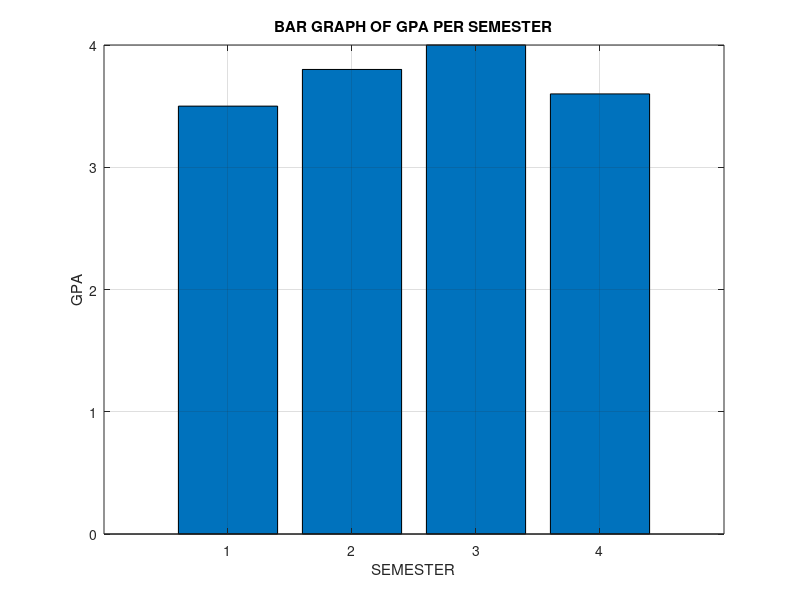
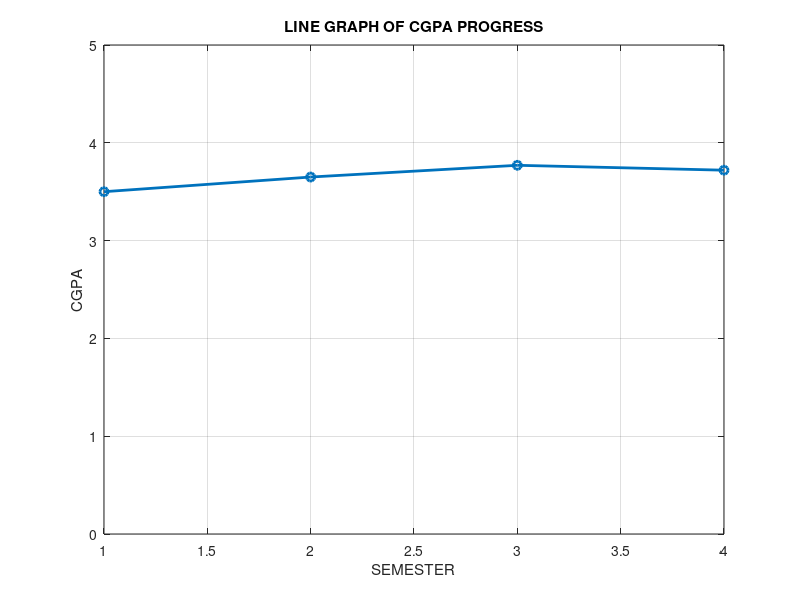
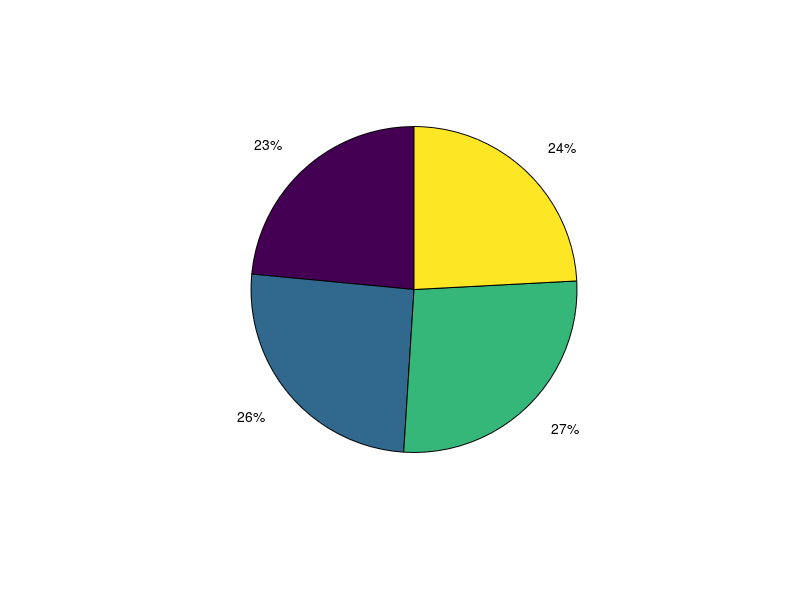

Reproduce these figures in MATLAB, in order. (Note: this script raises an error after producing the figures.)
%Step 1
Semester=[1;2;3;4];

% your GPA each sem
GPA=[3.5; 3.8; 4.0; 3.6]; 

% your CGPA
CGPA = [3.5; 3.65; 3.77; 3.72];


% GRAPH 1 - BAR CHART OF GPA PER SEMESTER
figure(1);
bar(Semester, GPA);
xlabel('SEMESTER');
ylabel('GPA');
title('BAR GRAPH OF GPA PER SEMESTER');
grid on;
saveas(gcf,'2.1_barchart_gpa.png');

% GRAPH 2 - LINE GRAPH OF CGPA TREND
figure(2);
plot(Semester, CGPA,'-o','LineWidth',2);
xlabel('SEMESTER');
ylabel('CGPA');
title('LINE GRAPH OF CGPA PROGRESS');
ylim([0 5]);
grid on;
saveas(gcf,'2.2_linegraph_cgpa.png');

% GRAPH 3 - PIE CHART OF GPA CONTRIBUTION
figure(3);
pie(GPA);
legend("Sem 1:"+GPA(1),"Sem 2:"+GPA(2),"Sem 3:"+GPA(3),"Sem 4:"+GPA(4));
title('PIE CHART OF GPA');
saveas(gcf,'2.3_piechart_gpa.png');

% GRAPH 4 - STEP PLOT FOR CGPA
figure(4);
stairs(Semester, CGPA, 'LineWidth',2);
xlabel('SEMESTER');
ylabel('CGPA');
title('STEP PLOT OF CGPA');
saveas(gcf,'2.4_stepplot_cgpa.png');

% GRAPH 5 - FILL PLOT GRAPH FOR GPA
figure(5);
fill([Semester;flip(Semester)],[GPA;zeros(size(GPA))],'b','FaceAlpha',0.3);
hold on;
plot(Semester, GPA,'-o','LineWidth',2);
xlabel('SEMESTER');
ylabel('GPA');
title('FILL PLOT OF GPA');
grid on;
saveas(gcf,'2.5_fillplot_gpa.png');

% GRAPH 6 - VERTICAL BAR GRAPH FOR GPA
figure(6);
bar(Semester, GPA, 0.5);
xlabel('SEMESTER'); 
ylabel('GPA');
title('VERTICAL BAR GRAPH OF GPA');
grid on;
saveas(gcf,'2.6_verticalbar_gpa.png');

% GRAPH 7 - PARETO CHART
figure(7);
pareto(GPA);
xlabel('SEMESTER');
ylabel('GPA');
title('PARETO CHART OF GPA');
saveas(gcf,'2.7_parteo_gpa.png');

% GRAPH 8 - HEATMAP
figure(8);
% Make a table for heatmap
T = table(categorical(Semester), GPA);
T.Properties.VariableNames = {'Semester','GPA'};
h = heatmap(T, 'Semester', 'Semester', 'ColorVariable','GPA');
title('HEATMAP OF GPA');
saveas(gcf,'2.8_heatmap_gpa.png');

disp('ALL 8 GRAPHS')
